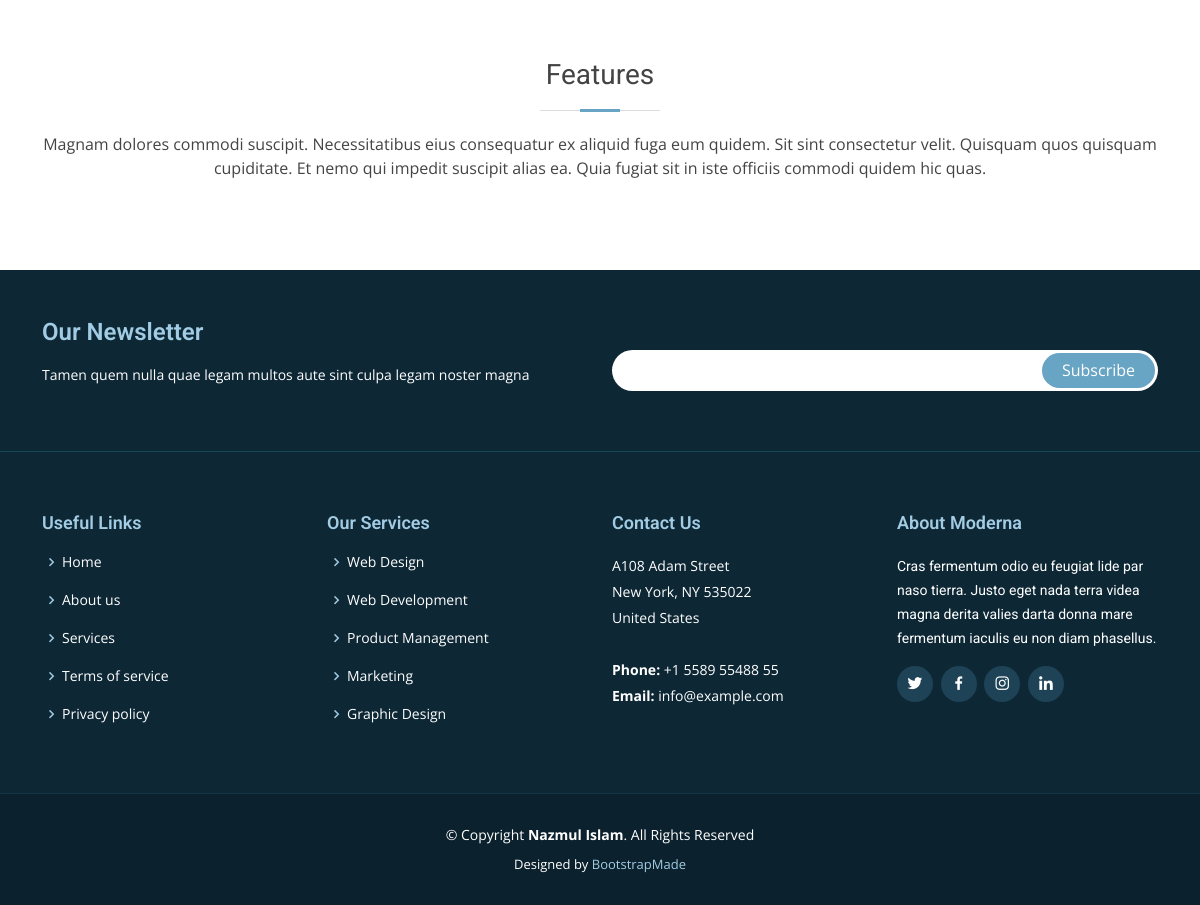
Before: / (lower part) with the older database file.
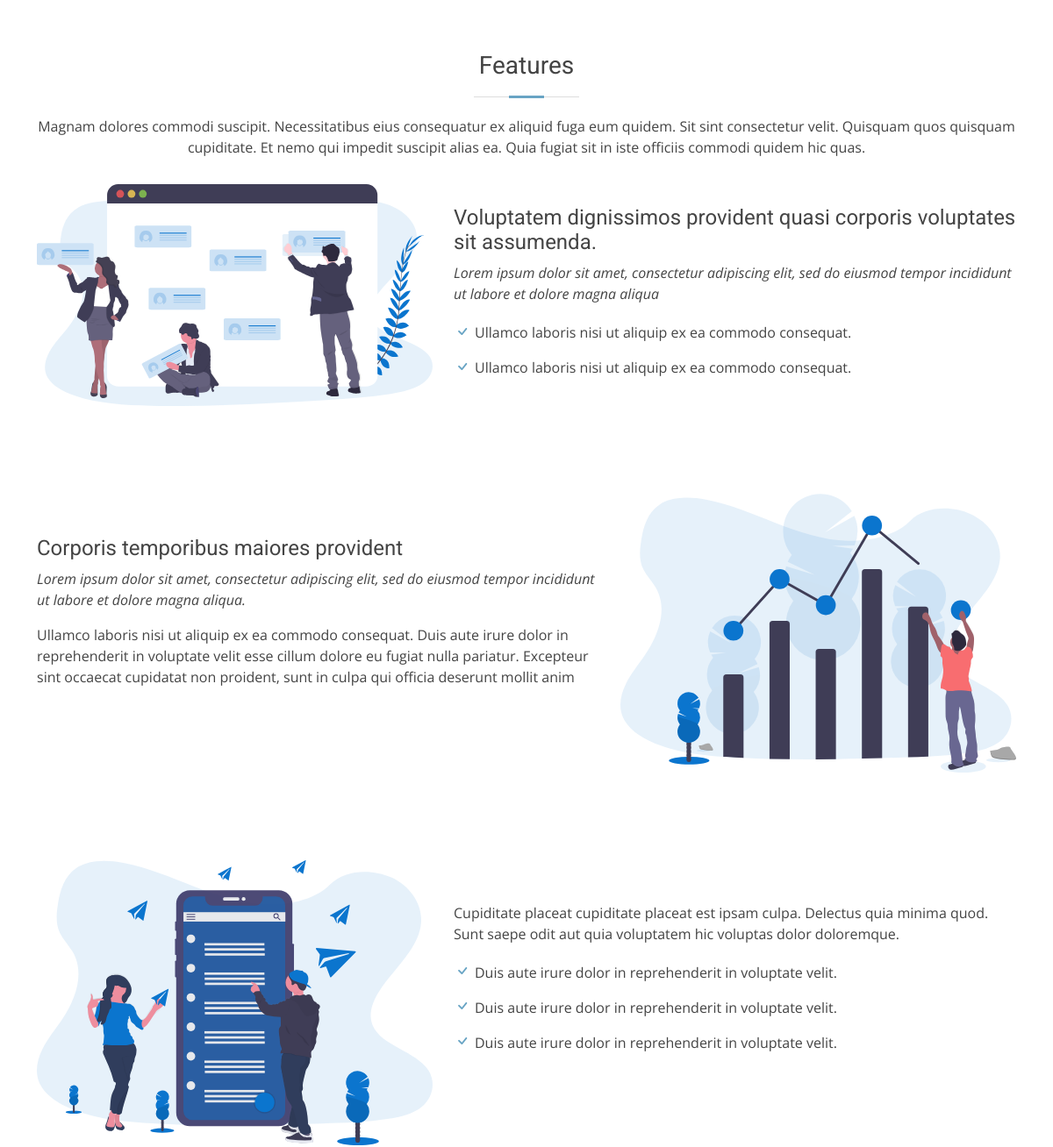
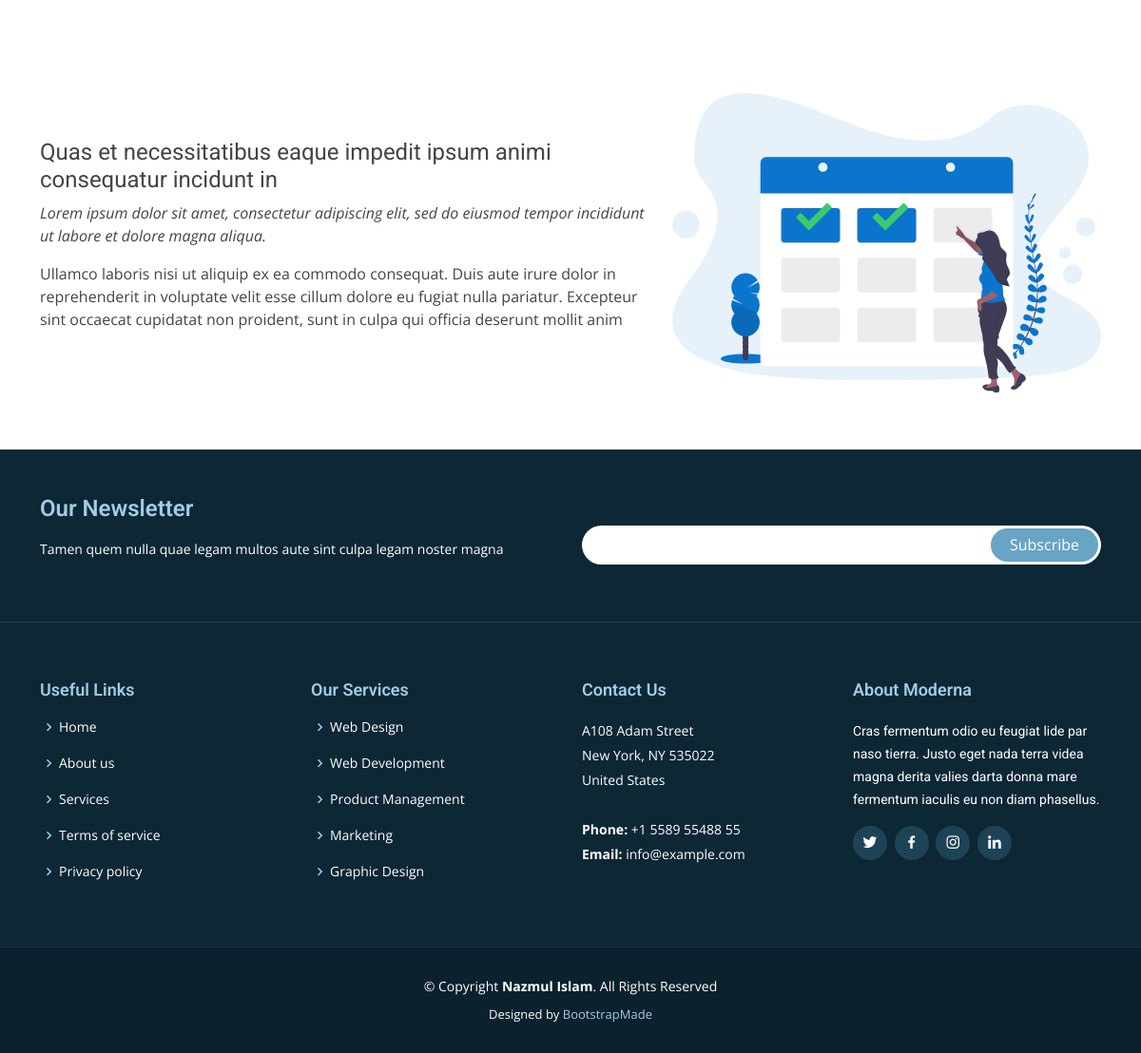
After: the same page with the newer database file (2 pictures, top to bottom).
### tables this page shows
CREATE TABLE `features` (
  `id` tinyint(3) UNSIGNED NOT NULL,
  `title` varchar(255) NOT NULL,
  `icon` varchar(255) NOT NULL,
  `title2` varchar(255) DEFAULT NULL,
  `description` varchar(255) DEFAULT NULL,
  `image` varchar(255) NOT NULL,
  `status` tinyint(4) NOT NULL DEFAULT 1
);

### index.php (the view, shortened to what this page needs)
<?php
  include'mordana/header.php';
  require_once'db.php';
  $select="SELECT * FROM features WHERE id=1";
  $features=mysqli_query($db, $select);
  $select4="SELECT * FROM features WHERE id=4";
  $features4=mysqli_query($db, $select4);
  $select6="SELECT * FROM features WHERE id=6";
  $features6=mysqli_query($db, $select6);
  $select7="SELECT * FROM features WHERE id=7";
  $features7=mysqli_query($db, $select7);
?>
  <main id="main">
    <section class="features">
      <div class="container">
        <div class="section-title">
          <h2>Features</h2>
          <p>Magnam dolores commodi suscipit. Necessitatibus eius consequatur ex aliquid fuga eum quidem. Sit sint consectetur velit. Quisquam quos quisquam cupiditate. Et nemo qui impedit suscipit alias ea. Quia fugiat sit in iste officiis commodi quidem hic quas.</p>
        </div>
        <?php
          foreach($features as $key=> $feature){
            ?>
            <div class="row" data-aos="fade-up">
              <div class="col-md-5">
                <img src="assets/portfolio/features/<?php echo$feature['image']?>" class="img-fluid" alt="">
              </div>
              <div class="col-md-7 pt-4">
                <h3><?php echo $feature['title']?></h3>
                <p class="fst-italic"><?php echo $feature['description']?></p>
                <ul>
                  <li>
                    <i class="<?php echo $feature['icon']?>"></i><?php echo $feature['title2']?>
                  </li>
                  <li>
                    <i class="<?php echo $feature['icon']?>"></i><?php echo $feature['title2']?>
                  </li>
                </ul>
              </div>
            </div>
            <?php
          }
        ?>
        <?php
          foreach($features4 as $key=> $feature){
            ?>
            <div class="row" data-aos="fade-up">
              <div class="col-md-5 order-1 order-md-2">
                <img src="assets/portfolio/features/<?php echo$feature['image']?>" class="img-fluid" alt="">
              </div>
              <div class="col-md-7 pt-5 order-2 order-md-1">
                <h3><?php echo $feature['title']?></h3>
                <p class="fst-italic"><?php echo $feature['title2']?></p>
                <p><?php echo $feature['description']?></p>
              </div>
            </div>
            <?php
          }
        ?>
        <?php
          foreach($features6 as $key=> $feature){
            ?>
            <div class="row" data-aos="fade-up">
              <div class="col-md-5">
                <img src="assets/portfolio/features/<?php echo$feature['image']?>" class="img-fluid" alt="">
              </div>
              <div class="col-md-7 pt-5">
                <h3<?php echo $feature['title']?></h3>
                <p><?php echo $feature['description']?></p>
                <ul>
                  <li><i class="<?php echo $feature['icon']?>"></i><?php echo $feature['title2']?></li>
                  <li><i class="<?php echo $feature['icon']?>"></i><?php echo $feature['title2']?></li>
                  <li><i class="<?php echo $feature['icon']?>"></i><?php echo $feature['title2']?></li>
                </ul>
              </div>
            </div>
            <?php
          }
        ?>
        <?php
          foreach($features7 as $key=> $feature){
            ?>
            <div class="row" data-aos="fade-up">
              <div class="col-md-5 order-1 order-md-2">
                <img src="assets/portfolio/features/<?php echo$feature['image']?>" class="img-fluid" alt="">
              </div>
              <div class="col-md-7 pt-5 order-2 order-md-1">
                <h3><?php echo$feature['title']?></h3>
                <p class="fst-italic"><?php echo$feature['title2']?></p>
                <p><?php echo$feature['description']?></p>
              </div>
            </div>
            <?php
          }
        ?>
      </div>
    </section>
  </main>
<?php
  include'mordana/footer.php';
?>

Changed rows visible on the page:
added features: image (picture), title "Voluptatem dignissimos provident quasi corporis voluptates sit assumenda.", description "Lorem ipsum dolor sit amet, consectetur adipiscing elit, sed do eiusmod tempor incididunt ut labore et dolore magna aliqua", title2 "Ullamco laboris nisi ut aliquip ex ea commodo consequat.", shown under "Features"
added features: image (picture), title "Corporis temporibus maiores provident", title2 "Lorem ipsum dolor sit amet, consectetur adipiscing elit, sed do eiusmod tempor incididunt ut labore et dolore magna aliqua.", description "Ullamco laboris nisi ut aliquip ex ea commodo consequat. Duis aute irure dolor in reprehenderit in voluptate velit esse cillum dolore eu fugiat nulla pariatur. Excepteur sint occaecat cupidatat non proident, sunt in culpa qui officia deserunt mollit anim"
added features: image (picture), description "Cupiditate placeat cupiditate placeat est ipsam culpa. Delectus quia minima quod. Sunt saepe odit aut quia voluptatem hic voluptas dolor doloremque.", title2 "Duis aute irure dolor in reprehenderit in voluptate velit."
added features: image (picture), title "Quas et necessitatibus eaque impedit ipsum animi consequatur incidunt in", title2 "Lorem ipsum dolor sit amet, consectetur adipiscing elit, sed do eiusmod tempor incididunt ut labore et dolore magna aliqua.", description "Ullamco laboris nisi ut aliquip ex ea commodo consequat. Duis aute irure dolor in reprehenderit in voluptate velit esse cillum dolore eu fugiat nulla pariatur. Excepteur sint occaecat cupidatat non proident, sunt in culpa qui officia deserunt mollit anim"
